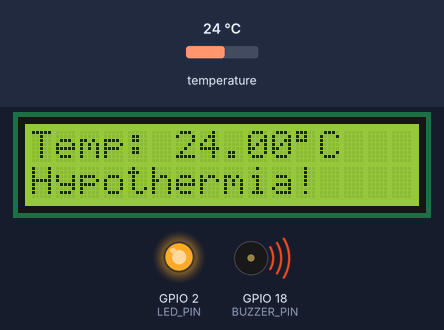
The sketch below on a simulated ESP32. On the bench: 16×2 character LCD, output pins drawn as LEDs (lit = HIGH), buzzer (waves = sounding, pin HIGH). The inputs (shaded band) are chosen by the test bench; at power-on: temperature 24 °C. WiFi joins after 1.5 s; servers stay silent unless stated; web services answer with replies made up by the test bench; what the sketch prints to the serial monitor is not drawn.

Above: at 4.8 s.
4.9 s: temperature set to 41 °C
At 7.0 s:
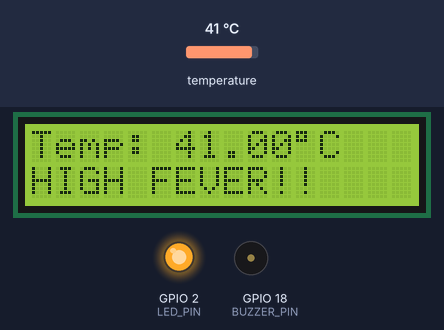
7.6 s: temperature set to 39.5 °C
At 9.3 s:
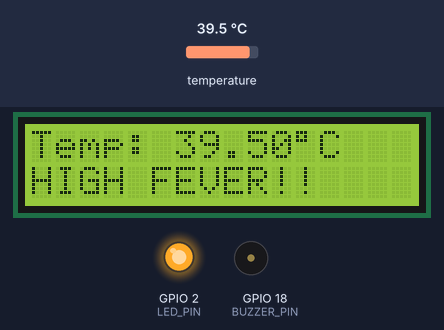
10.1 s: temperature set to 38.5 °C
At 12.6 s:
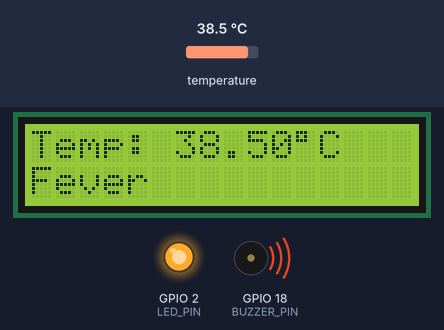
13.0 s: temperature set to 38 °C
At 13.7 s:
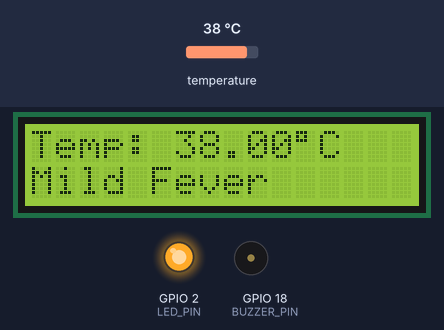
15.5 s: temperature set to 36.7 °C
At 18.5 s:
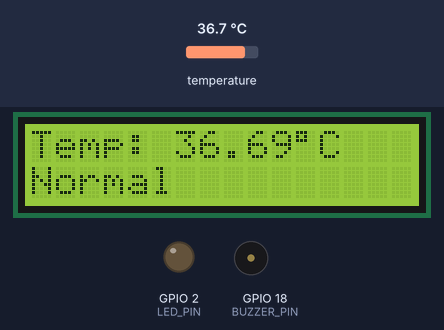
Timing chart, 0 to 19.6 s (numbered marks = the images above; inputs shaded):
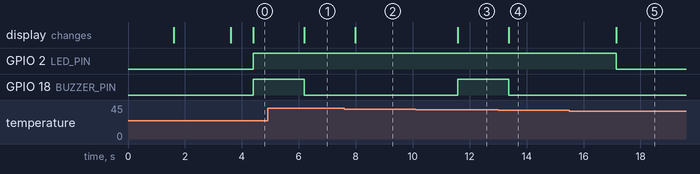

The sketch:

LAST.ino
```cpp
#include <Wire.h>
#include <OneWire.h>
#include <DallasTemperature.h>
#include <LiquidCrystal_I2C.h>
#include <WiFi.h>
#include <HTTPClient.h>

// ===== WiFi DETAILS =====
const char* ssid = "samhungu";
const char* password = "varsity153";
// ===== ThingSpeak =====
String apiKey = "904QKK84TXC4NN06";
const char* server = "http://api.thingspeak.com/update";

// DS18B20
#define ONE_WIRE_BUS 4
OneWire oneWire(ONE_WIRE_BUS);
DallasTemperature sensors(&oneWire);

// LCD
LiquidCrystal_I2C lcd(0x27, 16, 2);

// LED & Buzzer
#define LED_PIN 2
#define BUZZER_PIN 18

unsigned long lastTime = 0;
unsigned long timerDelay = 15000; // ThingSpeak 15 sec limit

void setup() {
  Serial.begin(115200);

  sensors.begin();

  lcd.init();
  lcd.backlight();

  pinMode(LED_PIN, OUTPUT);
  pinMode(BUZZER_PIN, OUTPUT);

  // WiFi connect
  WiFi.begin(ssid, password);
  lcd.setCursor(0, 0);
  lcd.print("Connecting WiFi");

  while (WiFi.status() != WL_CONNECTED) {
    delay(500);
    Serial.print(".");
  }

  lcd.clear();
  lcd.print("WiFi Connected");
  delay(2000);
  lcd.clear();
}

void loop() {
  sensors.requestTemperatures();
  float tempC = sensors.getTempCByIndex(0);

  Serial.print("Temperature: ");
  Serial.println(tempC);

  // ===== LCD DISPLAY =====
  lcd.setCursor(0, 0);
  lcd.print("Temp: ");

  if (tempC == -127.00) {
    lcd.print("Error   ");
    lcd.setCursor(0, 1);
    lcd.print("Check Sensor");

    digitalWrite(LED_PIN, LOW);
    digitalWrite(BUZZER_PIN, LOW);
  }
  else {
    lcd.print(tempC);
    lcd.print((char)223);
    lcd.print("C   ");

    // ===== CLASSIFICATION =====
    if (tempC < 35.0) {
      lcd.setCursor(0, 1);
      lcd.print("Hypothermia!");

      digitalWrite(LED_PIN, HIGH);
      digitalWrite(BUZZER_PIN, millis() % 200 < 100);
    }
    else if (tempC <= 36.4) {
      lcd.setCursor(0, 1);
      lcd.print("Low Temp     ");
      digitalWrite(LED_PIN, HIGH);
      digitalWrite(BUZZER_PIN, LOW);
    }
    else if (tempC <= 37.5) {
      lcd.setCursor(0, 1);
      lcd.print("Normal       ");
      digitalWrite(LED_PIN, LOW);
      digitalWrite(BUZZER_PIN, LOW);
    }
    else if (tempC <= 38.0) {
      lcd.setCursor(0, 1);
      lcd.print("Mild Fever   ");
      digitalWrite(LED_PIN, HIGH);
      digitalWrite(BUZZER_PIN, LOW);
    }
    else if (tempC <= 39.0) {
      lcd.setCursor(0, 1);
      lcd.print("Fever        ");
      digitalWrite(LED_PIN, HIGH);
      digitalWrite(BUZZER_PIN, HIGH);
    }
    else {
      lcd.setCursor(0, 1);
      lcd.print("HIGH FEVER!! ");

      digitalWrite(LED_PIN, HIGH);
      digitalWrite(BUZZER_PIN, millis() % 200 < 100);
    }

    // ===== THINGSPEAK UPLOAD =====
    if ((millis() - lastTime) > timerDelay) {

      if (WiFi.status() == WL_CONNECTED) {
        HTTPClient http;

        String url = String(server) + "?api_key=" + apiKey +
                     "&field1=" + String(tempC);

        http.begin(url);
        int httpResponseCode = http.GET();

        Serial.print("ThingSpeak Response: ");
        Serial.println(httpResponseCode);

        http.end();
      }

      lastTime = millis();
    }
  }

  delay(1000);
}
```

Measured:
- the behaviour switches between 39.1 and 39 °C on temperature (found by bisection; images 2 and 3)
- the behaviour switches between 38.1 and 38 °C on temperature (found by bisection; images 3 and 4)
- the behaviour switches between 37.6 and 37.5 °C on temperature (found by bisection; images 4 and 5)
- after the input at 4.9 s, the display: changes after 1.3 s (image 1)
- after the input at 7.6 s, the display: changes after 0.39 s (image 2)
- after the input at 10.1 s, GPIO 18 (BUZZER_PIN): LOW → HIGH after 1.5 s; the display: changes after 1.5 s (image 3)
- after the input at 13.0 s, GPIO 18 (BUZZER_PIN): HIGH → LOW after 0.37 s; the display: changes after 0.37 s (image 4)
- after the input at 15.5 s, GPIO 2 (LED_PIN): HIGH → LOW after 1.7 s; the display: changes after 1.7 s (image 5)
